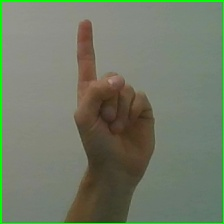
#> input picture handTracking/EvaluationImages/Hand_1/Hand_12.jpg, 224 x 224 px, given in place of the camera
$ python handtracking.py
#> lines starting #> are read from the running program, lines starting #| are printed output that depends on the picture; after the words box and inside, x2 and y2 are one past the last pixel; in counts of white or black regions, pixels touching at a corner belong together
#!/usr/bin/env python
# -*- coding: utf-8 -*-
import copy
import math
import os
import random
from collections import deque
from datetime import datetime

import cv2
import numpy as np


def get_random_color(n=1):
    ret = []
    r = int(random.random() * 256)
    g = int(random.random() * 256)
    b = int(random.random() * 256)
    step = 256 / n
    for i in range(n):
        r += step
        g += step
        b += step
        r = int(r) % 256
        g = int(g) % 256
        b = int(b) % 256
        ret.append((r, g, b))
    return ret


# Function to find angle between two vectors
# [7 lines left out: function calculate_angle, not called in this run]


# Function to find distance between two points in a list of lists
def find_distance(point_a, point_b):
    return np.sqrt(np.power((point_a[0][0] - point_b[0][0]), 2) + np.power((point_a[0][1] - point_b[0][1]), 2))


MAX_UNDETECTED_FRAMES = 30 * 10  # 30 FPS * 10 seconds
MAX_UNDETECTED_SECONDS = 10
DETECTION_TRUTH_FACTOR = 2.  # points of life to recover if detected in one iteration
TRACKING_TRUTH_FACTOR = .1  # points of life to recover if tracked in one iteration
UNDETECTION_TRUTH_FACTOR = 3.  # points of life to recover if detected in one iteration
UNTRACKING_TRUTH_FACTOR = 2  # points of life to recover if tracked in one iteration
MAX_TRUTH_VALUE = 100.


class Hand:
    def __init__(self):
        self.id = None
        self.fingertips = []
        self.intertips = []
        self.center_of_mass = None
        self.finger_distances = []
        self.average_defect_distance = []
        self.contour = None
        self.bounding_rect = None
        self.tracking_fails = 0
        self.detection_fails = 0
        self.frame_count = 0
        self.tracking_window = None
        self.tracked = False
        self.detected = True
        self.position_history = []
        self.color = get_random_color()[0]
        self.truth_value = 100

    # [92 lines left out: functions update_attributes_from_detected, update_truth_value_by_time, update_truth_value_by_frame, update_truth_value_by_frame2, copy_main_attributes, clean_mask_noise, not called in this run]


def get_color_mask(image):
    # Blur the image
    blur_radius = 5
    blurred = cv2.GaussianBlur(image, (blur_radius, blur_radius), 0)
    # Convert to HSV color space
    hsv = cv2.cvtColor(blurred, cv2.COLOR_BGR2HSV)
    mask = cv2.inRange(hsv, np.array([2, 50, 50]), np.array([15, 255, 255]))
    return mask


# [58 lines left out: functions upscale_bounding_rect, downscale_bounding_rect, extract_contour_inside_circle, extract_contour_inside_rect, not called in this run]


class HandDetector:
    def __init__(self, source=0):
        # Open Camera object
        # TODO: For testing only
        if source != -1:
            self.capture = cv2.VideoCapture(source)
        else:
            self.capture = None

        self.hands = []  # [{"fingers":None, "center_of_mass":None}]
        self.font = cv2.FONT_HERSHEY_SIMPLEX
        self.first_frame = None
        self.next_hand_id = 0
        # TODO: ENV_DEPENDENCE: depending on the environment and camera it would be more or less frames to discard
        self.discarded_frames = 10
        self.last_frames = deque(maxlen=self.discarded_frames)
        self.debug = False
        self.id = 0
        self.mask_mode = "color"#"rgbd" #
        # Only used with RGBD cameras to create the mask.
        self.depth_mask = None
        self.depth_threshold = 600


    def add_hand2(self, frame, roi = None):
        if roi is None:
            search_roi = (frame.shape[1] / 2 - 100, frame.shape[0] / 2 - 100, 200, 200)
        else:
            search_roi = roi
        template_x, template_y, template_w, template_h = search_roi
        # CONV TO INT
        template_x = int(template_x)
        template_y = int(template_y)
        template_h = int(template_h)
        frame_contours, frame_mask = self.create_contours_and_mask(frame, search_roi)
        masked_frame = np.zeros(frame.shape, dtype="uint8")
        masked_frame[::] = 255
        if len(frame_contours) > 0 and len(frame_mask) > 0:
            # Get the maximum area contour
            min_area = 100
            hand_contour = None
            for i in range(len(frame_contours)):
                cnt = frame_contours[i]
                area = cv2.contourArea(cnt, True)
                if area > min_area:
                    min_area = area
                    hand_contour = frame_contours[i]

            if hand_contour is not None:

                frame_mask_roi_image = frame_mask[template_y:template_y + template_h,
                                       template_x:template_x + template_w]
                # frame_mask_roi_image_contour, _, _ = self.calculate_max_contour(frame_mask_roi_image, to_binary=False)
                new_hand = self.contour_to_new_hand(frame, hand_contour)
                if new_hand is not None:
                    new_hand.id = len(self.hands)
                    self.hands.append(new_hand)
                    cv2.putText(masked_frame, "HAND FOUND",
                                (template_x, template_y + template_h + 10),
                                self.font, 1, [0, 0, 0], 2)
                else:
                    cv2.putText(masked_frame, "CENTER YOUR HAND",
                                (template_x, template_y + template_h + 10),
                                self.font, 1, [0, 0, 0], 2)
        else:
            cv2.putText(masked_frame, "PLEASE PUT YOUR HAND HERE", (template_x - 100, template_y + template_h + 10),
                        self.font, 1, [0, 0, 0], 2)
        masked_frame = cv2.rectangle(masked_frame, (template_x, template_y),
                                     (template_x + template_w, template_y + template_h), [0, 0, 0])
        return masked_frame

    # [139 lines left out: functions add_hand, calculate_bounding_rects_intersection, calculate_max_contour, not called in this run]

    def create_contours_and_mask(self, frame, roi_mask=None):
        # Create a binary image with where white will be skin colors and rest is black
        hands_mask = self.create_hands_mask(frame)
        if hands_mask is None:
            return ([], [])
        if self.debug:
            cv2.imshow("DEBUG: HandDetection_lib: create_contours_and_mask (Frame Mask)", hands_mask)

        if roi_mask is not None:
            current_roi_mask = np.zeros(hands_mask.shape, dtype='uint8')
            x, y, w, h = roi_mask
            x=int(x)
            y=int(y)
            # print(x,y,w,h,roi_mask)
            current_roi_mask[y:y + h, x:x + w] = 255
            hands_mask = cv2.bitwise_and(hands_mask, current_roi_mask)
            to_show = cv2.resize(hands_mask, None, fx=.3, fy=.3, interpolation=cv2.INTER_CUBIC)
            to_show = hands_mask.copy()

            cv2.rectangle(to_show, (x, y), (x + w, y + h), [255, 255, 255])
            if self.debug:
                cv2.imshow("DEBUG: HandDetection_lib: create_contours_and_mask (ROIed Mask)", to_show)

        _, thresh = cv2.threshold(hands_mask, 127, 255, 0)

        # Find contours of the filtered frame
        contours, _ = cv2.findContours(thresh, cv2.RETR_TREE, cv2.CHAIN_APPROX_SIMPLE)

        return (contours, hands_mask)

    def set_mask_mode(self, mode):
        self.mask_mode = mode

    def set_depth_mask(self, depth_mask):
        self.depth_mask = depth_mask

    def set_depth_threshold(self, threshold):
        self.depth_threshold = threshold


    def create_hands_mask(self, image, mode=None):
        if mode is None:
            mode = self.mask_mode
        # print "create_hands_mask %s" % mode
        mask = None
        if mode == "color":
            mask = get_color_mask(image)
        elif mode == "MOG2":
            mask = self.get_MOG2_mask(image)
        elif mode == "diff":
            mask = self.get_simple_diff_mask2(image)
        elif mode == "mixed":
            diff_mask = self.get_simple_diff_mask(image)

            color_mask = get_color_mask(image)
            color_mask = clean_mask_noise(color_mask)

            if diff_mask is not None and color_mask is not None:
                mask = cv2.bitwise_and(diff_mask, color_mask)
                if self.debug:
                    cv2.imshow("DEBUG: HandDetection_lib: diff_mask", diff_mask)
                    cv2.imshow("DEBUG: HandDetection_lib: color_mask", color_mask)
        elif mode == "movement_buffer":
            # Absolutly unusefull
            mask = self.get_movement_buffer_mask(image)
        elif mode == "depth":
            if self.debug:
                print( "Mode depth")
            assert self.depth_mask is not None, "Depth mask must be set with set_depth_mask method. Use this method only with RGBD cameras"
            #TODO: ENV_DEPENDENCE: the second value depends on the distance from the camera to the maximum depth where it can be found in a scale of 0-255
            mask = self.depth_mask
            mask[mask>self.depth_threshold]= 0
            mask = self.depth_mask_to_image(mask)

            # Kernel matrices for morphological transformation
            kernel_square = np.ones((11, 11), np.uint8)
            kernel_ellipse = cv2.getStructuringElement(cv2.MORPH_ELLIPSE, (5, 5))
            dilation = cv2.dilate(mask, kernel_ellipse, iterations=1)
            erosion = cv2.erode(dilation, kernel_square, iterations=1)

            mask = cv2.medianBlur(erosion, 3)


        return mask

    # [54 lines left out: functions depth_mask_to_image, capture_and_compute, not called in this run]

    def capture_and_compute2(self):
        if self.capture.isOpened():
            while self.capture.isOpened():

                # Measure execution time
                # start_time = time.time()

                # Capture frames from the camera
                ret, frame = self.capture.read()

                if ret is True:
                    if len(self.hands) != 1:
                        self.add_hand2(frame)

                    self.update_detection_and_tracking(frame)

                    overlayed_frame = self.compute_overlayed_frame(frame)

                    ##### Show final image ########
                    if self.debug:
                        cv2.imshow('DEBUG: HandDetection_lib: Detection', overlayed_frame)
                    ###############################
                    # Print execution time
                    # print time.time()-start_time
                else:
                    print( "No video detected")

                # close the output video by pressing 'ESC'
                if self.debug and len(self.hands) > 0:
                    k = cv2.waitKey(0) & 0xFF
                else:
                    k = cv2.waitKey(5) & 0xFF
                if k == 27:
                    break
        else:
            print("Capture device is not oppened.")

    def compute_overlayed_frame(self, frame):
        overlayed_frame = frame.copy()
        for hand in self.hands:
            overlayed_frame = self.draw_hand_overlay(frame, hand)
        return overlayed_frame

    def contour_to_new_hand(self, frame, hand_contour):
        hand = Hand()
        hull2 = cv2.convexHull(hand_contour, returnPoints=False)
        defects = cv2.convexityDefects(hand_contour, hull2)

        # Get defect points and draw them in the original image
        if defects is not None:
            fingertips_coords, \
            fingertips_indexes, \
            intertips_coords, \
            intertips_indexes = self.get_hand_fingertips(hand_contour, defects)

            is_hand = self.is_hand(fingertips_coords, intertips_coords, strict=True)
            if is_hand:
                hand.fingertips = fingertips_coords
                hand.intertips = intertips_coords

                if len(fingertips_coords) == 5:
                    fingers_contour = np.take(hand_contour,
                                              fingertips_indexes + intertips_indexes,
                                              axis=0,
                                              mode="wrap")
                    hand.bounding_rect, hand_circle, hand.contour = self.get_hand_bounding_rect_from_fingers(
                        hand_contour,
                        fingers_contour)
                else:
                    return None
            else:
                return None
            # Find moments of the largest contour
            moments = cv2.moments(hand_contour)
            center_of_mass = None
            finger_distances = []
            average_defect_distance = None
            # Central mass of first order moments
            if moments['m00'] != 0:
                cx = int(moments['m10'] / moments['m00'])  # cx = M10/M00
                cy = int(moments['m01'] / moments['m00'])  # cy = M01/M00
                center_of_mass = (cx, cy)
                hand.center_of_mass = center_of_mass
                hand.position_history.append(center_of_mass)

            if center_of_mass is not None and len(intertips_coords) > 0:
                # Distance from each finger defect(finger webbing) to the center mass
                distance_between_defects_to_center = []
                for far in intertips_coords:
                    x = np.array(far)
                    center_mass_array = np.array(center_of_mass)
                    distance = np.sqrt(
                        np.power(x[0] - center_mass_array[0],
                                 2) + np.power(x[1] - center_mass_array[1], 2)
                    )
                    distance_between_defects_to_center.append(distance)

                # Get an average of three shortest distances from finger webbing to center mass
                sorted_defects_distances = sorted(distance_between_defects_to_center)
                average_defect_distance = np.mean(sorted_defects_distances[0:2])
                hand.average_defect_distance = average_defect_distance
                # # Get fingertip points from contour hull
                # # If points are in proximity of 80 pixels, consider as a single point in the group

            if center_of_mass is not None and len(fingertips_coords) > 0:
                # Calculate distance of each finger tip to the center mass
                finger_distances = []
                for i in range(0, len(fingertips_coords)):
                    distance = np.sqrt(
                        np.power(fingertips_coords[i][0] - center_of_mass[0], 2) + np.power(
                            fingertips_coords[i][1] - center_of_mass[0], 2))
                    finger_distances.append(distance)
                hand.finger_distances = finger_distances
        else:
            return None
        return hand

    # [143 lines left out: functions update_hand_with_contour, draw_hand_overlay, draw_contour_features, not called in this run]

    def exit(self):
        self.capture.release()
        cv2.destroyAllWindows()

    # [141 lines left out: functions follow, get_MOG2_mask, get_movement_buffer_mask, get_simple_diff_mask, get_simple_diff_mask2, detect_hands_in_frame, not called in this run]

    def get_hand_fingertips(self, hand_contour, defects):
        intertips_coords = []
        intertips_indexes = []
        far_defect = []
        fingertips_coords = []
        fingertips_indexes = []
        defect_indices = []
        for defect_index in range(defects.shape[0]):
            s, e, f, d = defects[defect_index, 0]
            start = tuple(hand_contour[s][0])
            end = tuple(hand_contour[e][0])
            far = tuple(hand_contour[f][0])
            far_defect.append(far)
            a = math.sqrt((end[0] - start[0]) ** 2 + (end[1] - start[1]) ** 2)
            b = math.sqrt((far[0] - start[0]) ** 2 + (far[1] - start[1]) ** 2)
            c = math.sqrt((end[0] - far[0]) ** 2 + (end[1] - far[1]) ** 2)
            angle = math.acos((b ** 2 + c ** 2 - a ** 2) / (2 * b * c))  # cosine theorem

            # TODO: ENV_DEPENDENCE: this angle > 90º determinate if two points are considered fingertips or not and 90 make thumb to fail in some occasions
            intertips_max_angle = math.pi / 1.7
            if angle <= intertips_max_angle:  # angle less than 90 degree, treat as fingers
                defect_indices.append(defect_index)

                intertips_coords.append(far)
                intertips_indexes.append(f)

                if len(fingertips_coords) > 0:
                    from scipy.spatial import distance
                    # calculate distances from start and end to the already known tips
                    start_distance, end_distance = tuple(
                        distance.cdist(fingertips_coords, [start, end]).min(axis=0))
                    # TODO: ENV_DEPENDENCE: it determinate the pixels distance to consider two points the same. It depends on camera resolution and distance from the hand to the camera
                    same_fingertip_radius = 10
                    if start_distance > same_fingertip_radius:
                        fingertips_coords.append(start)
                        fingertips_indexes.append(s)

                    if end_distance > same_fingertip_radius:
                        fingertips_coords.append(end)
                        fingertips_indexes.append(e)

                else:
                    fingertips_coords.append(start)
                    fingertips_indexes.append(s)
                    fingertips_coords.append(end)
                    fingertips_indexes.append(e)

        return fingertips_coords, fingertips_indexes, intertips_coords, intertips_indexes

    # [21 lines left out: functions get_hand_bounding_rect_from_fingers, get_hand_bounding_rect_from_rect, get_hand_bounding_rect_from_center_of_mass, not called in this run]

    def is_hand(self, fingertips, intertips, strict=True):
        if strict:
            return len(fingertips) == 5 and len(intertips) > 2
        else:
            return 5 >= len(fingertips) > 2

    # [32 lines left out: functions reset_background, update_detection, not called in this run]

    def update_detection_and_tracking(self, frame):

        if len(self.hands) > 0:
            for index, existing_hand in enumerate(self.hands):
                existing_hand.tracked = False
                hands_mask = self.create_hands_mask(frame)
                ret, tracking_window = self.follow(frame, hands_mask, existing_hand.bounding_rect)
                if ret and tracking_window is not None:
                    existing_hand.tracking_window = tracking_window
                    existing_hand.tracked = True
                # detecction by intersection with hands found in frame
                extended_roi = upscale_bounding_rect(existing_hand.bounding_rect, frame.shape, 60)

                detected_hands = self.detect_hands_in_frame(frame, extended_roi)
                existing_hand.detected = False
                for detected_hand in detected_hands:
                    intersection_value, _ = self.calculate_bounding_rects_intersection(
                        detected_hand.bounding_rect,
                        existing_hand.bounding_rect)
                    if intersection_value > 0.1:
                        existing_hand.update_attributes_from_detected(detected_hand)
                        existing_hand.position_history.extend(detected_hand.position_history)
                        existing_hand.detected = True
                        break

                if existing_hand.detected is False:
                    extended_roi = extended_roi if extended_roi is not None else existing_hand.bounding_rect
                    fist_bounding_rect, new_contour = self.detect_fist(frame, extended_roi)
                    if fist_bounding_rect is not None and new_contour is not None:
                        existing_hand.contour = new_contour
                        existing_hand.bounding_rect = upscale_bounding_rect(fist_bounding_rect, frame.shape, 50)
                        updated_hand = self.update_hand_attributes(frame, existing_hand, strict=False)
                        if updated_hand is not None:
                            existing_hand.update_attributes_from_detected(updated_hand)
                            existing_hand.position_history = updated_hand.position_history
                            existing_hand.detected = False
                            existing_hand.tracked=True
                        else:
                            existing_hand.tracked = False
                    else:
                        existing_hand.tracked = False

                existing_hand.update_truth_value_by_frame2()
                if existing_hand.truth_value <= 0:
                    print( "removing hand")
                    self.hands.remove(existing_hand)

    # [125 lines left out: functions detect_fist, update_detection2, update_hand_attributes, update_tracking, not called in this run]

    def write_img(self,hand_img):
        self.id+=1
        cv2.imwrite('Hand'+'_'+str(self.id)+'.jpg',hand_img)
def main():
    hand_detector = HandDetector()
    hand_detector.debug = True
    hand_detector.capture_and_compute2()
#> in capture_and_compute2, frame is the input picture: shape (224, 224, 3); mean B, G, R 103.2, 122, 113.3
#> in get_color_mask, `mask = cv2.inRange(hsv, np.array([2, 50, 50]), np.array([15, 255, 255]))`:
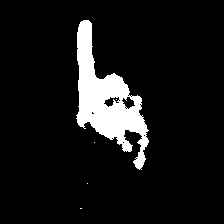
#> mask: shape (224, 224); 8.8% white; 5 white regions (4 under 20 px), largest, box (x1, y1, x2, y2) and area: (76, 20, 149, 170) 4387
#> in create_contours_and_mask, `cv2.rectangle(to_show, (x, y), (x + w, y + h), [255, 255, 255])`:
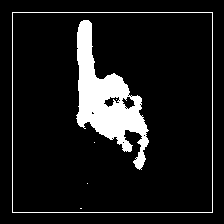
#> to_show: shape (224, 224); 10.3% white; 6 white regions (4 under 20 px)
#> in create_contours_and_mask, `contours, _ = cv2.findContours(thresh, cv2.RETR_TREE, cv2.CHAIN_APPROX..`: contours = 18 contours, 15 with area under 20; largest, box (x1, y1, x2, y2) and area: (76, 20, 149, 170) 4330, (121, 96, 136, 110) 104, (103, 96, 120, 108) 98
#> in add_hand2, `frame_contours, frame_mask = self.create_contours_and_mask(frame, sear..`: frame_contours has the same summary as contours in create_contours_and_mask
#> the loop in add_hand2, `for i in range(len(frame_contours)):` made 18 passes
#> (area, min_area) on pass 14: (103.5, 103.5)
#> after the loop in add_hand2, `for i in range(len(frame_contours)):`: hand_contour = contour of 27 points, box (x1, y1, x2, y2) (121, 96, 136, 110), area 104; min_area = 103.5
#> in add_hand2, `frame_mask_roi_image = frame_mask[template_y:template_y + template_h, ..`:
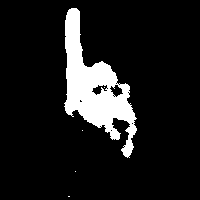
#> frame_mask_roi_image: shape (200, 200); 11% white; 5 white regions (4 under 20 px), largest, box (x1, y1, x2, y2) and area: (64, 8, 137, 158) 4387
#> (the rest of the program and of its run is left out)
